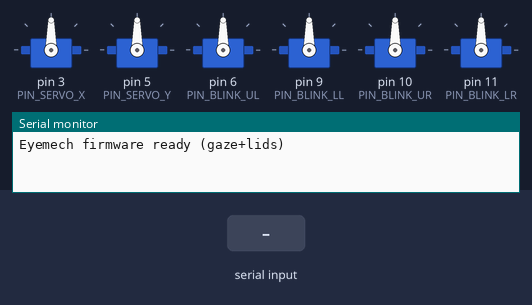
Bench run of a sketch on a simulated Arduino Uno, built with avr-gcc and run on an emulated ATmega328P. Parts: 6 × servo, the last lines printed to the serial monitor. The test bench sets the inputs (shaded band).

Above: at 1.2 s.
1.3 s: "HOME\n" received over Serial
At 1.9 s:
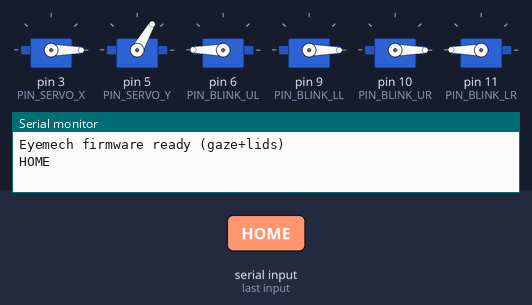
2.8 s: "HOME,1\n" received over Serial
At 3.1 s:
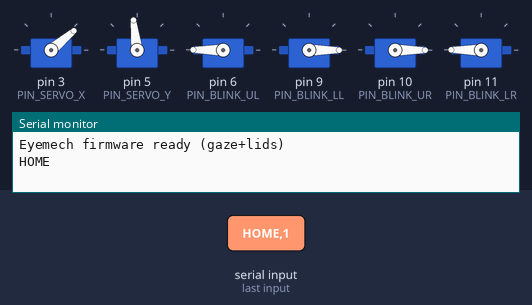
4.3 s: "HOME,150\n" received over Serial
At 5.5 s:
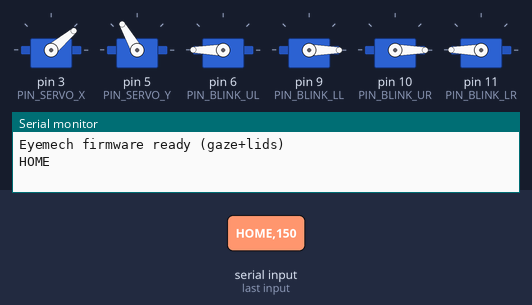
5.8 s: "90,45,200\n" received over Serial
At 6.7 s:
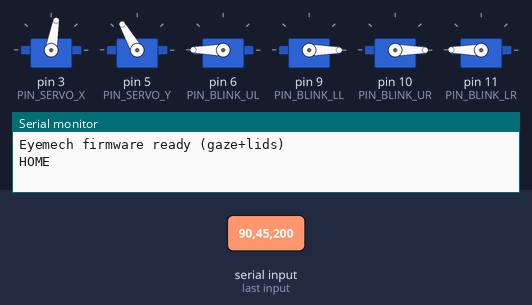
7.3 s: "90,45,200,10\n" received over Serial
At 8.0 s:
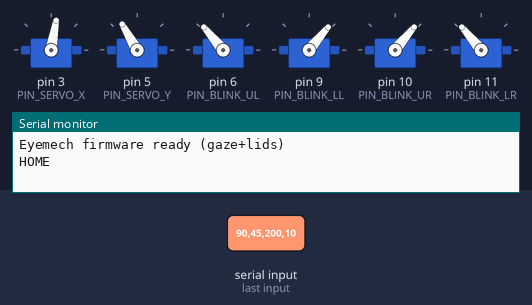
8.8 s: "1,90\n" received over Serial
At 10.0 s:
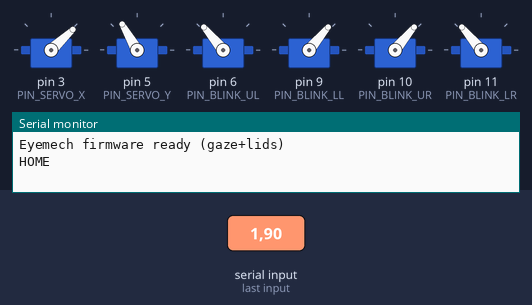
Timing chart, 0 to 11.3 s (numbered marks = the images above; inputs shaded):
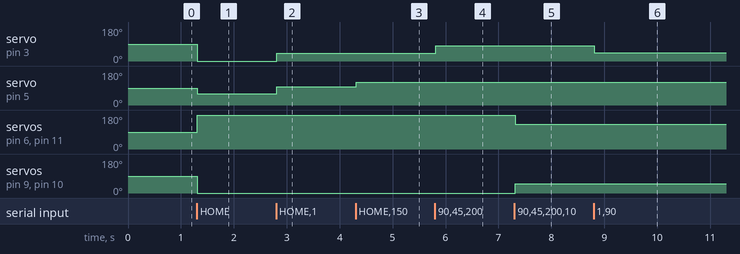

Measured:
- after the input at 1.3 s, servo on pin 3 (PIN_SERVO_X), servo on pin 9 (PIN_BLINK_LL), servo on pin 10 (PIN_BLINK_UR): 90° → 0° at once; servo on pin 5 (PIN_SERVO_Y): 90° → 60° at once; servo on pin 6 (PIN_BLINK_UL), servo on pin 11 (PIN_BLINK_LR): 90° → 180° at once
- after the input at 2.8 s, servo on pin 3 (PIN_SERVO_X): 0° → 40° at once; servo on pin 5 (PIN_SERVO_Y): 60° → 97° at once
- after the input at 4.3 s, servo on pin 5 (PIN_SERVO_Y): 97° → 120° at once
- after the input at 5.8 s, servo on pin 3 (PIN_SERVO_X): 40° → 80° at once
- after the input at 7.3 s, servo on pin 6 (PIN_BLINK_UL), servo on pin 11 (PIN_BLINK_LR): 180° → 130° at once; servo on pin 9 (PIN_BLINK_LL), servo on pin 10 (PIN_BLINK_UR): 0° → 50° at once
- after the input at 8.8 s, servo on pin 3 (PIN_SERVO_X): 80° → 43° at once

The sketch:

firmware.ino
```cpp
/*
 * Eyemech firmware — calibrated serial gaze + lid control
 *
 * Protocol (9600 baud):
 *   "<right_deg>,<up_deg>\n"                      — gaze; lids unchanged
 *   "<right_deg>,<up_deg>,<left_open>,<right_open>\n"
 *       left_open / right_open ∈ [0,1]  (1=open, 0=closed) — person's L/R
 *       drives mechanism UL/LL and UR/LR independently
 *   "HOME\n"                                      — park at calibrated zero
 *
 * Calibrated ranges (from experimental sweep maps):
 *   D3  X:     0  .. 80     (mid / look-straight = 40)
 *   D5  Y:    60  .. 120    (mid / look-straight = 90)
 *   D6  UL:  blink open=130 / closed=180  (polarity flipped vs first calib pass)
 *   D9  LL:  blink open=50  / closed=0
 *   D10 UR:  blink open=50  / closed=0
 *   D11 LR:  blink open=130 / closed=180
 *
 * Gaze: host +right / +up map directly to servo (no axis negate).
 * Lids follow host (no auto-blink); mechanical HOME = experimental v=0.
 */

#include <Servo.h>

// ---------------------------------------------------------------------------
// Tunables — host-degree limits from mechanism calibrator (pad / full iris look)
// Iris θ→deg scaling lives in pupil_control.py (eye_calibrate extremes).
// ---------------------------------------------------------------------------
const float MAX_TURN_X = 14.0;   // ±right  (L/R extremes)
const float MAX_TURN_Y = 4.5;    // ±up     (U/D extremes)

const unsigned long BAUD = 9600;

// ---------------------------------------------------------------------------
// Pins (match wired hardware / experimental sketch)
// ---------------------------------------------------------------------------
const int PIN_SERVO_X  = 3;
const int PIN_SERVO_Y  = 5;
const int PIN_BLINK_UL = 6;
const int PIN_BLINK_LL = 9;
const int PIN_BLINK_UR = 10;
const int PIN_BLINK_LR = 11;

// Eyeball calibrated endpoints (v=0 .. v=1) and look-straight midpoints
const int X_MIN = 0,   X_MAX = 80,  X_MID = 40;
const int Y_MIN = 60,  Y_MAX = 120, Y_MID = 90;

// Eyelid open / closed (blink polarity flipped)
const int UL_OPEN = 130, UL_CLOSED = 180;
const int LL_OPEN = 50,  LL_CLOSED = 0;
const int UR_OPEN = 50,  UR_CLOSED = 0;
const int LR_OPEN = 130, LR_CLOSED = 180;

// Full mechanical park = experimental v=0 (not the same as blink "open")
const int HOME_X  = X_MIN;  // 0
const int HOME_Y  = Y_MIN;  // 60
const int HOME_UL = 180;
const int HOME_LL = 0;
const int HOME_UR = 0;
const int HOME_LR = 180;

Servo servoX, servoY, blinkUL, blinkLL, blinkUR, blinkLR;

float cmdRightDeg = 0.0;
float cmdUpDeg    = 0.0;
float cmdLeftOpen  = 1.0;
float cmdRightOpen = 1.0;

String serialBuffer;

bool parkedHome = false;   // after HOME, hold until next gaze cmd

// ---------------------------------------------------------------------------
float safe_turn_axis(float angle, float limit) {
  return max(-limit, min(limit, angle));
}

float clampf(float v, float lo, float hi) {
  return max(lo, min(hi, v));
}

// Map host degrees → calibrated servo angle (0 deg → MID, ±limit → ends).
int mapGazeToServo(float deg, int servoMin, int servoMax, int servoMid, float limit) {
  float a = safe_turn_axis(deg, limit);
  if (limit <= 0.0f) {
    return servoMid;
  }
  if (a >= 0.0f) {
    return servoMid + (int)round((a / limit) * (servoMax - servoMid));
  }
  return servoMid + (int)round((a / limit) * (servoMid - servoMin));
}

// open01: 1 = fully open endpoint, 0 = fully closed endpoint.
int mapLidOpen(float open01, int openPos, int closedPos) {
  float o = clampf(open01, 0.0f, 1.0f);
  return (int)round(openPos * o + closedPos * (1.0f - o));
}

void applyGaze() {
  parkedHome = false;
  servoX.write(mapGazeToServo(cmdRightDeg, X_MIN, X_MAX, X_MID, MAX_TURN_X));
  servoY.write(mapGazeToServo(cmdUpDeg,    Y_MIN, Y_MAX, Y_MID, MAX_TURN_Y));
}

void applyLids() {
  parkedHome = false;
  // Person's left → mechanism UL/LL; person's right → UR/LR.
  blinkUL.write(mapLidOpen(cmdLeftOpen,  UL_OPEN, UL_CLOSED));
  blinkLL.write(mapLidOpen(cmdLeftOpen,  LL_OPEN, LL_CLOSED));
  blinkUR.write(mapLidOpen(cmdRightOpen, UR_OPEN, UR_CLOSED));
  blinkLR.write(mapLidOpen(cmdRightOpen, LR_OPEN, LR_CLOSED));
}

void goHome() {
  servoX.write(HOME_X);
  servoY.write(HOME_Y);
  blinkUL.write(HOME_UL);
  blinkLL.write(HOME_LL);
  blinkUR.write(HOME_UR);
  blinkLR.write(HOME_LR);
  parkedHome = true;
  cmdRightDeg = 0.0;
  cmdUpDeg    = 0.0;
  cmdLeftOpen  = 1.0;
  cmdRightOpen = 1.0;
  Serial.println("HOME");
}

void handleLine(const String& line) {
  String s = line;
  s.trim();
  if (s.length() == 0) {
    return;
  }

  String up = s;
  up.toUpperCase();
  if (up == "HOME") {
    goHome();
    return;
  }

  int c1 = s.indexOf(',');
  if (c1 < 0) {
    return;
  }
  int c2 = s.indexOf(',', c1 + 1);
  cmdRightDeg = s.substring(0, c1).toFloat();
  if (c2 < 0) {
    cmdUpDeg = s.substring(c1 + 1).toFloat();
    applyGaze();
    return;
  }
  int c3 = s.indexOf(',', c2 + 1);
  cmdUpDeg = s.substring(c1 + 1, c2).toFloat();
  if (c3 < 0) {
    applyGaze();
    return;
  }
  cmdLeftOpen  = clampf(s.substring(c2 + 1, c3).toFloat(), 0.0f, 1.0f);
  cmdRightOpen = clampf(s.substring(c3 + 1).toFloat(), 0.0f, 1.0f);
  applyGaze();
  applyLids();
}

void readSerial() {
  while (Serial.available() > 0) {
    char c = (char)Serial.read();
    if (c == '\n' || c == '\r') {
      if (serialBuffer.length() > 0) {
        handleLine(serialBuffer);
        serialBuffer = "";
      }
    } else {
      serialBuffer += c;
      if (serialBuffer.length() > 64) {
        serialBuffer = "";
      }
    }
  }
}

void setup() {
  Serial.begin(BAUD);

  servoX.attach(PIN_SERVO_X);
  servoY.attach(PIN_SERVO_Y);
  blinkUL.attach(PIN_BLINK_UL);
  blinkLL.attach(PIN_BLINK_LL);
  blinkUR.attach(PIN_BLINK_UR);
  blinkLR.attach(PIN_BLINK_LR);

  // Assume mechanism is already at HOME — do not write positions on boot.
  parkedHome = true;
  Serial.println("Eyemech firmware ready (gaze+lids)");
}

void loop() {
  readSerial();
}
```
